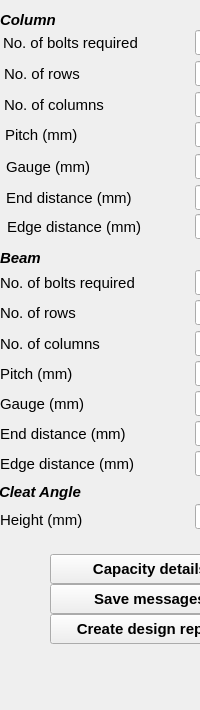
  <widget class="QDockWidget" name="outputDock">
   <property name="sizePolicy">
    <sizepolicy hsizetype="Preferred" vsizetype="Preferred">
     <horstretch>0</horstretch>
     <verstretch>0</verstretch>
    </sizepolicy>
   </property>
   <property name="minimumSize">
    <size>
     <width>125</width>
     <height>710</height>
    </size>
   </property>
   <property name="maximumSize">
    <size>
     <width>310</width>
     <height>710</height>
    </size>
   </property>
   <property name="font">
    <font>
     <family>Arial</family>
     <pointsize>11</pointsize>
     <weight>75</weight>
     <bold>true</bold>
    </font>
   </property>
   <property name="windowTitle">
    <string>Output dock</string>
   </property>
   <attribute name="dockWidgetArea">
    <number>2</number>
   </attribute>
   <widget class="QWidget" name="dockWidgetContents_2">
    <widget class="QLineEdit" name="txtNoBolts">
     <property name="geometry">
      <rect>
       <x>195</x>
       <y>270</y>
       <width>100</width>
       <height>25</height>
      </rect>
     </property>
     <property name="font">
      <font>
       <weight>50</weight>
       <bold>false</bold>
      </font>
     </property>
     <property name="readOnly">
      <bool>true</bool>
     </property>
    </widget>
    <widget class="QLabel" name="noOfBoltsLbl">
     <property name="geometry">
      <rect>
       <x>0</x>
       <y>270</y>
       <width>191</width>
       <height>25</height>
      </rect>
     </property>
     <property name="font">
      <font>
       <pointsize>11</pointsize>
       <weight>50</weight>
       <bold>false</bold>
      </font>
     </property>
     <property name="text">
      <string>No. of bolts required</string>
     </property>
    </widget>
    <widget class="QLineEdit" name="txtBeamPitch">
     <property name="geometry">
      <rect>
       <x>195</x>
       <y>361</y>
       <width>100</width>
       <height>25</height>
      </rect>
     </property>
     <property name="font">
      <font>
       <weight>50</weight>
       <bold>false</bold>
      </font>
     </property>
     <property name="readOnly">
      <bool>true</bool>
     </property>
    </widget>
    <widget class="QLineEdit" name="txtBeamGuage">
     <property name="geometry">
      <rect>
       <x>195</x>
       <y>391</y>
       <width>100</width>
       <height>25</height>
      </rect>
     </property>
     <property name="font">
      <font>
       <weight>50</weight>
       <bold>false</bold>
      </font>
     </property>
     <property name="readOnly">
      <bool>true</bool>
     </property>
    </widget>
    <widget class="QLineEdit" name="txt_column">
     <property name="geometry">
      <rect>
       <x>195</x>
       <y>331</y>
       <width>100</width>
       <height>25</height>
      </rect>
     </property>
     <property name="font">
      <font>
       <weight>50</weight>
       <bold>false</bold>
      </font>
     </property>
     <property name="readOnly">
      <bool>true</bool>
     </property>
    </widget>
    <widget class="QLineEdit" name="txt_row">
     <property name="geometry">
      <rect>
       <x>195</x>
       <y>300</y>
       <width>100</width>
       <height>25</height>
      </rect>
     </property>
     <property name="font">
      <font>
       <weight>50</weight>
       <bold>false</bold>
      </font>
     </property>
     <property name="readOnly">
      <bool>true</bool>
     </property>
    </widget>
    <widget class="QLabel" name="beamGaugeLbl">
     <property name="geometry">
      <rect>
       <x>0</x>
       <y>391</y>
       <width>130</width>
       <height>25</height>
      </rect>
     </property>
     <property name="font">
      <font>
       <pointsize>11</pointsize>
       <weight>50</weight>
       <bold>false</bold>
      </font>
     </property>
     <property name="text">
      <string>Gauge (mm)</string>
     </property>
    </widget>
    <widget class="QLabel" name="endDistLbl">
     <property name="geometry">
      <rect>
       <x>0</x>
       <y>421</y>
       <width>179</width>
       <height>25</height>
      </rect>
     </property>
     <property name="font">
      <font>
       <pointsize>11</pointsize>
       <weight>50</weight>
       <bold>false</bold>
      </font>
     </property>
     <property name="text">
      <string>End distance (mm)</string>
     </property>
    </widget>
    <widget class="QLabel" name="no_col_lbl">
     <property name="geometry">
      <rect>
       <x>0</x>
       <y>331</y>
       <width>130</width>
       <height>25</height>
      </rect>
     </property>
     <property name="font">
      <font>
       <pointsize>11</pointsize>
       <weight>50</weight>
       <bold>false</bold>
      </font>
     </property>
     <property name="text">
      <string>No. of columns</string>
     </property>
    </widget>
    <widget class="QLabel" name="beamPitchLbl">
     <property name="geometry">
      <rect>
       <x>0</x>
       <y>361</y>
       <width>130</width>
       <height>25</height>
      </rect>
     </property>
     <property name="font">
      <font>
       <pointsize>11</pointsize>
       <weight>50</weight>
       <bold>false</bold>
      </font>
     </property>
     <property name="text">
      <string>Pitch (mm)</string>
     </property>
    </widget>
    <widget class="QLineEdit" name="txtEdgeDist">
     <property name="geometry">
      <rect>
       <x>195</x>
       <y>451</y>
       <width>100</width>
       <height>25</height>
      </rect>
     </property>
     <property name="font">
      <font>
       <weight>50</weight>
       <bold>false</bold>
      </font>
     </property>
     <property name="readOnly">
      <bool>true</bool>
     </property>
    </widget>
    <widget class="QLabel" name="no_row_lbl">
     <property name="geometry">
      <rect>
       <x>0</x>
       <y>300</y>
       <width>130</width>
       <height>25</height>
      </rect>
     </property>
     <property name="font">
      <font>
       <pointsize>11</pointsize>
       <weight>50</weight>
       <bold>false</bold>
      </font>
     </property>
     <property name="text">
      <string>No. of rows</string>
     </property>
    </widget>
    <widget class="QLabel" name="edgeDistLbl">
     <property name="geometry">
      <rect>
       <x>0</x>
       <y>451</y>
       <width>179</width>
       <height>25</height>
      </rect>
     </property>
     <property name="font">
      <font>
       <pointsize>11</pointsize>
       <weight>50</weight>
       <bold>false</bold>
      </font>
     </property>
     <property name="text">
      <string>Edge distance (mm)</string>
     </property>
    </widget>
    <widget class="QLineEdit" name="txtEndDist">
     <property name="geometry">
      <rect>
       <x>195</x>
       <y>421</y>
       <width>100</width>
       <height>25</height>
      </rect>
     </property>
     <property name="font">
      <font>
       <weight>50</weight>
       <bold>false</bold>
      </font>
     </property>
     <property name="readOnly">
      <bool>true</bool>
     </property>
    </widget>
    <widget class="QLabel" name="outputBoltLbl">
     <property name="geometry">
      <rect>
       <x>0</x>
       <y>248</y>
       <width>131</width>
       <height>20</height>
      </rect>
     </property>
     <property name="font">
      <font>
       <pointsize>11</pointsize>
       <weight>50</weight>
       <bold>false</bold>
      </font>
     </property>
     <property name="text">
      <string>&lt;html&gt;&lt;head/&gt;&lt;body&gt;&lt;p&gt;&lt;span style=&quot; font-weight:600; font-style:italic;&quot;&gt;Beam&lt;/span&gt;&lt;/p&gt;&lt;/body&gt;&lt;/html&gt;</string>
     </property>
    </widget>
    <widget class="QLabel" name="outputCleatLbl">
     <property name="geometry">
      <rect>
       <x>-1</x>
       <y>480</y>
       <width>130</width>
       <height>25</height>
      </rect>
     </property>
     <property name="font">
      <font>
       <pointsize>11</pointsize>
      </font>
     </property>
     <property name="text">
      <string>&lt;html&gt;&lt;head/&gt;&lt;body&gt;&lt;p&gt;&lt;span style=&quot; font-style:italic;&quot;&gt;Cleat Angle&lt;/span&gt;&lt;/p&gt;&lt;/body&gt;&lt;/html&gt;</string>
     </property>
    </widget>
    <widget class="QPushButton" name="btn_SaveMessages">
     <property name="geometry">
      <rect>
       <x>50</x>
       <y>584</y>
       <width>200</width>
       <height>30</height>
      </rect>
     </property>
     <property name="focusPolicy">
      <enum>Qt::TabFocus</enum>
     </property>
     <property name="toolTip">
      <string>Save log messages</string>
     </property>
     <property name="text">
      <string>Save messages</string>
     </property>
     <property name="autoDefault">
      <bool>true</bool>
     </property>
     <property name="default">
      <bool>false</bool>
     </property>
    </widget>
    <widget class="QPushButton" name="btn_CreateDesign">
     <property name="geometry">
      <rect>
       <x>50</x>
       <y>614</y>
       <width>200</width>
       <height>30</height>
      </rect>
     </property>
     <property name="focusPolicy">
      <enum>Qt::TabFocus</enum>
     </property>
     <property name="toolTip">
      <string>Create design report</string>
     </property>
     <property name="text">
      <string>Create design report</string>
     </property>
     <property name="autoDefault">
      <bool>true</bool>
     </property>
     <property name="default">
      <bool>false</bool>
     </property>
    </widget>
    <widget class="QLabel" name="cleatHeightLbl">
     <property name="geometry">
      <rect>
       <x>0</x>
       <y>509</y>
       <width>100</width>
       <height>22</height>
      </rect>
     </property>
     <property name="font">
      <font>
       <pointsize>11</pointsize>
       <weight>50</weight>
       <bold>false</bold>
      </font>
     </property>
     <property name="text">
      <string>Height (mm)</string>
     </property>
    </widget>
    <widget class="QLineEdit" name="outputCleatHeight">
     <property name="geometry">
      <rect>
       <x>195</x>
       <y>504</y>
       <width>100</width>
       <height>25</height>
      </rect>
     </property>
     <property name="font">
      <font>
       <weight>50</weight>
       <bold>false</bold>
      </font>
     </property>
     <property name="readOnly">
      <bool>true</bool>
     </property>
    </widget>
    <widget class="QLabel" name="outputBoltLbl_3">
     <property name="geometry">
      <rect>
       <x>0</x>
       <y>10</y>
       <width>151</width>
       <height>20</height>
      </rect>
     </property>
     <property name="font">
      <font>
       <pointsize>11</pointsize>
       <weight>50</weight>
       <bold>false</bold>
      </font>
     </property>
     <property name="text">
      <string>&lt;html&gt;&lt;head/&gt;&lt;body&gt;&lt;p&gt;&lt;span style=&quot; font-weight:600; font-style:italic;&quot;&gt;Column &lt;/span&gt;&lt;/p&gt;&lt;/body&gt;&lt;/html&gt;</string>
     </property>
    </widget>
    <widget class="QLineEdit" name="txtNoBolts_c">
     <property name="geometry">
      <rect>
       <x>195</x>
       <y>30</y>
       <width>100</width>
       <height>25</height>
      </rect>
     </property>
     <property name="font">
      <font>
       <weight>50</weight>
       <bold>false</bold>
      </font>
     </property>
     <property name="readOnly">
      <bool>true</bool>
     </property>
    </widget>
    <widget class="QLabel" name="noOfBoltsLbl_c">
     <property name="geometry">
      <rect>
       <x>3</x>
       <y>30</y>
       <width>191</width>
       <height>25</height>
      </rect>
     </property>
     <property name="font">
      <font>
       <pointsize>11</pointsize>
       <weight>50</weight>
       <bold>false</bold>
      </font>
     </property>
     <property name="text">
      <string>No. of bolts required</string>
     </property>
    </widget>
    <widget class="QLineEdit" name="txt_row_c">
     <property name="geometry">
      <rect>
       <x>195</x>
       <y>61</y>
       <width>100</width>
       <height>25</height>
      </rect>
     </property>
     <property name="font">
      <font>
       <weight>50</weight>
       <bold>false</bold>
      </font>
     </property>
     <property name="readOnly">
      <bool>true</bool>
     </property>
    </widget>
    <widget class="QLabel" name="no_row_lbl_4">
     <property name="geometry">
      <rect>
       <x>4</x>
       <y>61</y>
       <width>130</width>
       <height>25</height>
      </rect>
     </property>
     <property name="font">
      <font>
       <pointsize>11</pointsize>
       <weight>50</weight>
       <bold>false</bold>
      </font>
     </property>
     <property name="text">
      <string>No. of rows</string>
     </property>
    </widget>
    <widget class="QLabel" name="no_col_lbl_5">
     <property name="geometry">
      <rect>
       <x>4</x>
       <y>92</y>
       <width>130</width>
       <height>25</height>
      </rect>
     </property>
     <property name="font">
      <font>
       <pointsize>11</pointsize>
       <weight>50</weight>
       <bold>false</bold>
      </font>
     </property>
     <property name="text">
      <string>No. of columns</string>
     </property>
    </widget>
    <widget class="QLineEdit" name="txt_column_c">
     <property name="geometry">
      <rect>
       <x>195</x>
       <y>92</y>
       <width>100</width>
       <height>25</height>
      </rect>
     </property>
     <property name="font">
      <font>
       <weight>50</weight>
       <bold>false</bold>
      </font>
     </property>
     <property name="readOnly">
      <bool>true</bool>
     </property>
    </widget>
    <widget class="QLabel" name="beamPitchLbl_7">
     <property name="geometry">
      <rect>
       <x>5</x>
       <y>122</y>
       <width>130</width>
       <height>25</height>
      </rect>
     </property>
     <property name="font">
      <font>
       <pointsize>11</pointsize>
       <weight>50</weight>
       <bold>false</bold>
      </font>
     </property>
     <property name="text">
      <string>Pitch (mm)</string>
     </property>
    </widget>
    <widget class="QLineEdit" name="txtBeamPitch_c">
     <property name="geometry">
      <rect>
       <x>195</x>
       <y>122</y>
       <width>100</width>
       <height>25</height>
      </rect>
     </property>
     <property name="font">
      <font>
       <weight>50</weight>
       <bold>false</bold>
      </font>
     </property>
     <property name="readOnly">
      <bool>true</bool>
     </property>
    </widget>
    <widget class="QLabel" name="beamGaugeLbl_7">
     <property name="geometry">
      <rect>
       <x>6</x>
       <y>154</y>
       <width>130</width>
       <height>25</height>
      </rect>
     </property>
     <property name="font">
      <font>
       <pointsize>11</pointsize>
       <weight>50</weight>
       <bold>false</bold>
      </font>
     </property>
     <property name="text">
      <string>Gauge (mm)</string>
     </property>
    </widget>
    <widget class="QLineEdit" name="txtBeamGuage_c">
     <property name="geometry">
      <rect>
       <x>195</x>
       <y>154</y>
       <width>100</width>
       <height>25</height>
      </rect>
     </property>
     <property name="font">
      <font>
       <weight>50</weight>
       <bold>false</bold>
      </font>
     </property>
     <property name="readOnly">
      <bool>true</bool>
     </property>
    </widget>
    <widget class="QLabel" name="endDistLbl_8">
     <property name="geometry">
      <rect>
       <x>6</x>
       <y>185</y>
       <width>179</width>
       <height>25</height>
      </rect>
     </property>
     <property name="font">
      <font>
       <pointsize>11</pointsize>
       <weight>50</weight>
       <bold>false</bold>
      </font>
     </property>
     <property name="text">
      <string>End distance (mm)</string>
     </property>
    </widget>
    <widget class="QLineEdit" name="txtEndDist_c">
     <property name="geometry">
      <rect>
       <x>195</x>
       <y>185</y>
       <width>100</width>
       <height>25</height>
      </rect>
     </property>
     <property name="font">
      <font>
       <weight>50</weight>
       <bold>false</bold>
      </font>
     </property>
     <property name="readOnly">
      <bool>true</bool>
     </property>
    </widget>
    <widget class="QLabel" name="edgeDistLbl_">
     <property name="geometry">
      <rect>
       <x>7</x>
       <y>214</y>
       <width>179</width>
       <height>25</height>
      </rect>
     </property>
     <property name="font">
      <font>
       <pointsize>11</pointsize>
       <weight>50</weight>
       <bold>false</bold>
      </font>
     </property>
     <property name="text">
      <string>Edge distance (mm)</string>
     </property>
    </widget>
    <widget class="QLineEdit" name="txtEdgeDist_c">
     <property name="geometry">
      <rect>
       <x>195</x>
       <y>214</y>
       <width>100</width>
       <height>25</height>
      </rect>
     </property>
     <property name="font">
      <font>
       <weight>50</weight>
       <bold>false</bold>
      </font>
     </property>
     <property name="readOnly">
      <bool>true</bool>
     </property>
    </widget>
    <widget class="QPushButton" name="btn_capacity">
     <property name="geometry">
      <rect>
       <x>50</x>
       <y>554</y>
       <width>200</width>
       <height>30</height>
      </rect>
     </property>
     <property name="focusPolicy">
      <enum>Qt::TabFocus</enum>
     </property>
     <property name="toolTip">
      <string>Capacity details</string>
     </property>
     <property name="text">
      <string>Capacity details</string>
     </property>
     <property name="autoDefault">
      <bool>true</bool>
     </property>
     <property name="default">
      <bool>false</bool>
     </property>
    </widget>
   </widget>
  </widget>
